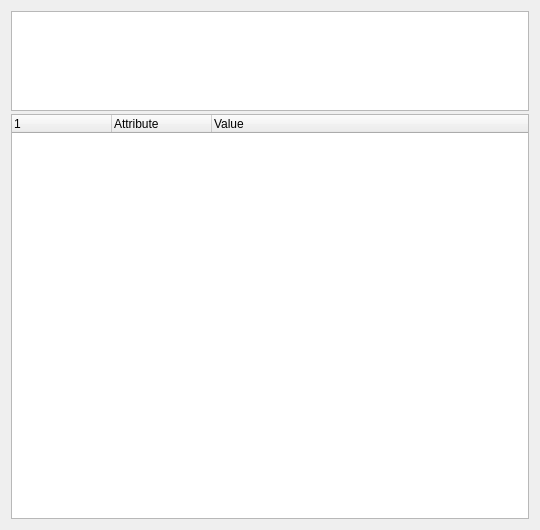
<?xml version="1.0" encoding="UTF-8"?>
<ui version="4.0">
 <class>full_mdls_dialog_module</class>
 <widget class="QDialog" name="full_mdls_dialog_module">
  <property name="windowModality">
   <enum>Qt::NonModal</enum>
  </property>
  <property name="geometry">
   <rect>
    <x>0</x>
    <y>0</y>
    <width>540</width>
    <height>530</height>
   </rect>
  </property>
  <property name="minimumSize">
   <size>
    <width>540</width>
    <height>530</height>
   </size>
  </property>
  <property name="maximumSize">
   <size>
    <width>16777215</width>
    <height>16777215</height>
   </size>
  </property>
  <property name="windowTitle">
   <string> - Full [Apple Metadata]</string>
  </property>
  <layout class="QVBoxLayout" name="verticalLayout_2">
   <item>
    <layout class="QVBoxLayout" name="verticalLayout">
     <property name="spacing">
      <number>3</number>
     </property>
     <item>
      <widget class="QTextEdit" name="textEdit_filepath">
       <property name="minimumSize">
        <size>
         <width>0</width>
         <height>100</height>
        </size>
       </property>
       <property name="maximumSize">
        <size>
         <width>16777215</width>
         <height>100</height>
        </size>
       </property>
       <property name="styleSheet">
        <string notr="true"/>
       </property>
       <property name="readOnly">
        <bool>true</bool>
       </property>
      </widget>
     </item>
     <item>
      <widget class="QTreeWidget" name="treeWidget_full_apple_metadata">
       <property name="sizePolicy">
        <sizepolicy hsizetype="Expanding" vsizetype="Expanding">
         <horstretch>0</horstretch>
         <verstretch>0</verstretch>
        </sizepolicy>
       </property>
       <property name="minimumSize">
        <size>
         <width>0</width>
         <height>0</height>
        </size>
       </property>
       <property name="focusPolicy">
        <enum>Qt::NoFocus</enum>
       </property>
       <property name="styleSheet">
        <string notr="true">QTreeWidget {
    selection-color: white; 
    selection-background-color: white;
}

QTreeWidget::item{ 
	height: 23px; 
	border-radius: 2px;
}

QTreeWidget {
    show-decoration-selected: 1;

}
QTreeWidget::item:has-children
{
background-color:#e8e8e8;
height: 50px; 
}
QTreeWidget::item:selected {

    background-color: #777777;
selection-background-color: #777777;
color: black;
}

/*
QTreeWidget::item:hover {
background: qlineargradient(x1: 0, y1: 0, x2: 0, y2: 1, stop: 0 #adadad, stop: 1 #adadad);

}
*/

 QTreeWidget::item:selected:active{

background: qlineargradient(x1: 0, y1: 0, x2: 0, y2: 1, stop: 0 #777777, stop: 1 #777777);
}


QTreeView::indicator:checked {
image: url(../icons/checked.png);
}
QTreeView::indicator:unchecked {
image: url(../icons/unchecked.png);
}


</string>
       </property>
       <property name="dragDropOverwriteMode">
        <bool>false</bool>
       </property>
       <property name="alternatingRowColors">
        <bool>true</bool>
       </property>
       <column>
        <property name="text">
         <string/>
        </property>
       </column>
       <column>
        <property name="text">
         <string>Attribute</string>
        </property>
        <property name="font">
         <font>
          <weight>50</weight>
          <bold>false</bold>
         </font>
        </property>
       </column>
       <column>
        <property name="text">
         <string>Value</string>
        </property>
        <property name="font">
         <font>
          <weight>50</weight>
          <bold>false</bold>
         </font>
        </property>
       </column>
      </widget>
     </item>
    </layout>
   </item>
  </layout>
 </widget>
 <resources/>
 <connections/>
</ui>
